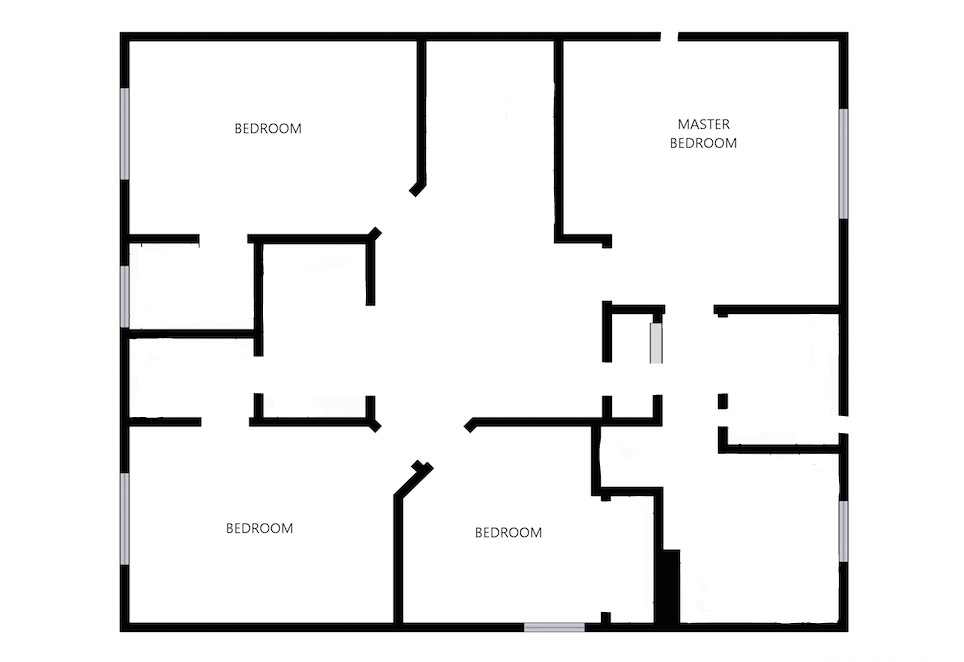
#> input picture 3_Sobel ED/new2.jpg, 964 x 662 px
$ python ED.py   (older library calls are emulated)
#> lines starting #> are read from the running program, lines starting #| are printed output that depends on the picture; after the words box and inside, x2 and y2 are one past the last pixel; in counts of white or black regions, pixels touching at a corner belong together
import cv2
import numpy as np
from matplotlib import pyplot as plt

img = cv2.imread('new2.jpg',0)
#> img: shape (662, 964); min 0, max 255, mean 237.1

#laplacian = cv2.Laplacian(img,cv2.CV_64F)
sobelx = cv2.Sobel(img,cv2.CV_64F,1,0,ksize=5)
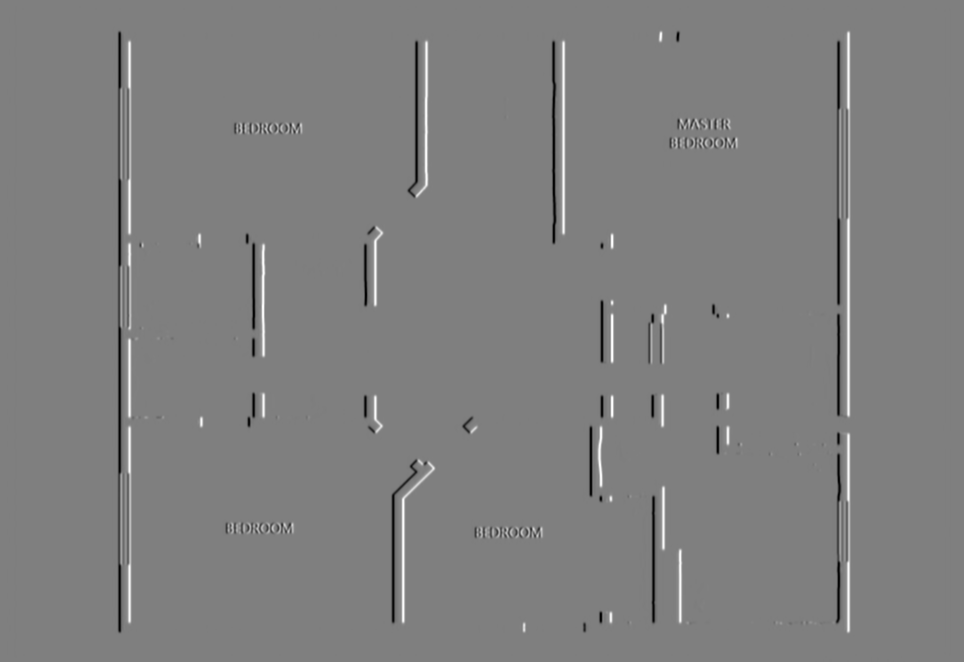
#> sobelx: shape (662, 964) float64; min -12186, max 12234, mean 0; drawn with min black and max white
sobely = cv2.Sobel(img,cv2.CV_64F,0,1,ksize=5)
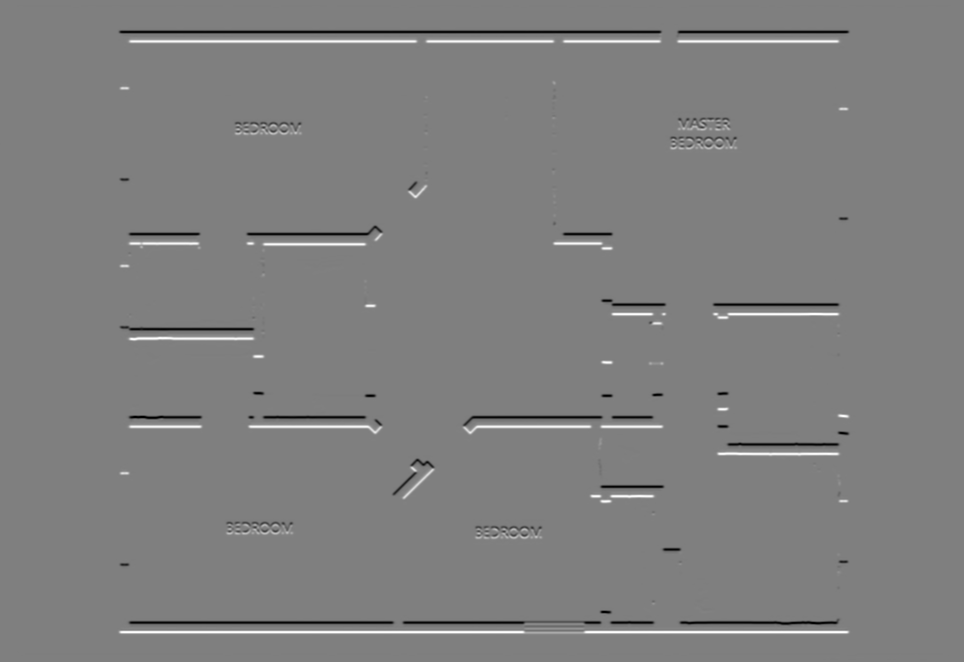
#> sobely: shape (662, 964) float64; min -12228, max 12240, mean 0; drawn with min black and max white

# [10 lines of commented-out code are left out]
cv2.imshow('sobelx',sobelx)
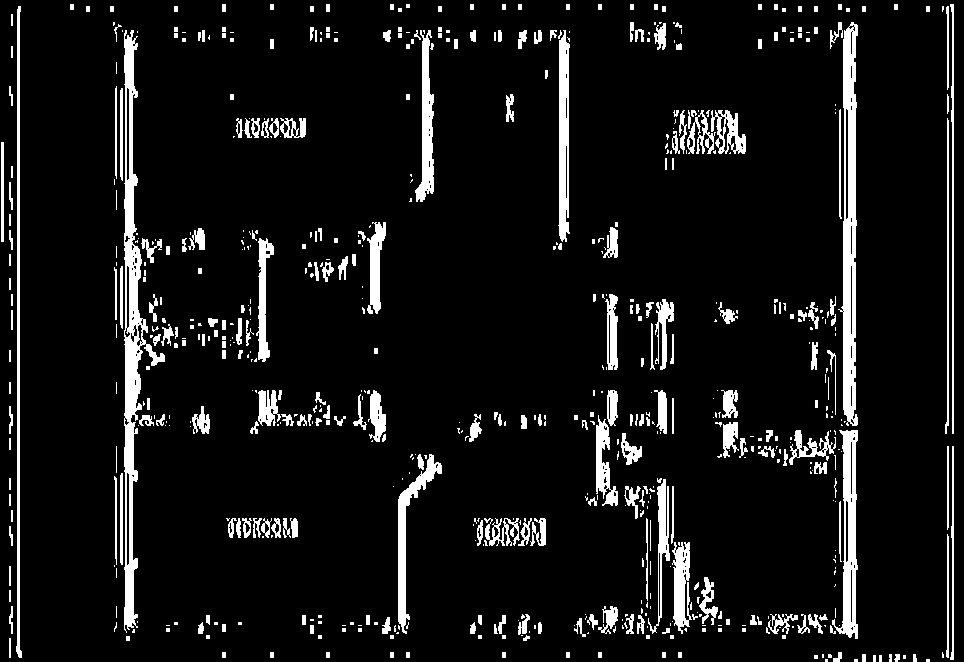
#> window 'sobelx': shape (662, 964); 8.4% white; 660 white regions (359 under 20 px), largest, box (x1, y1, x2, y2) and area: (124, 30, 165, 633) 6116, (838, 22, 858, 426) 4587, (832, 430, 858, 639) 2496
cv2.imshow('sobely',sobely)
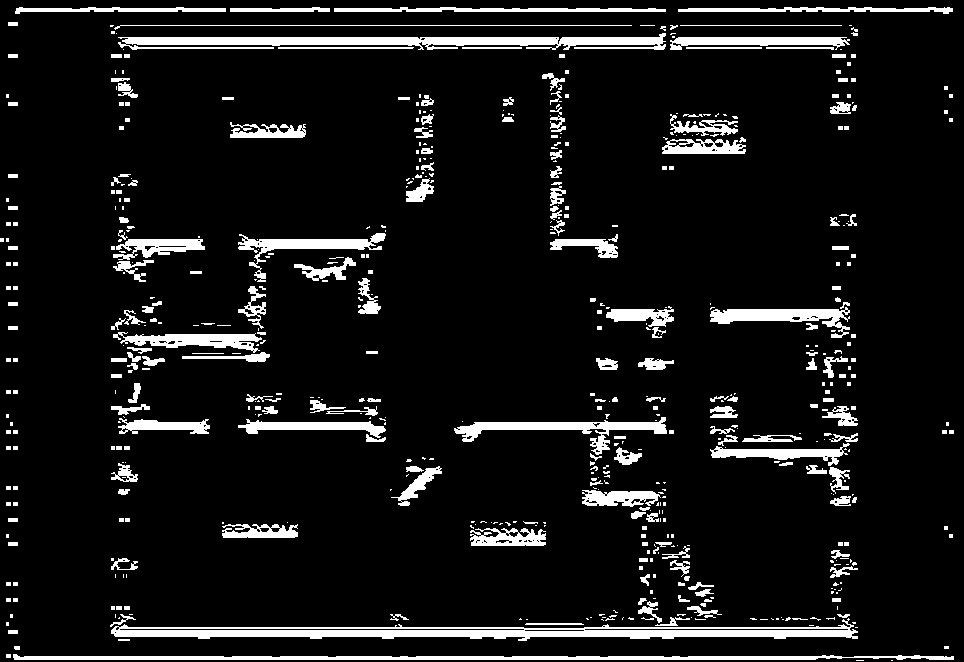
#> window 'sobely': shape (662, 964); 8.9% white; 576 white regions (325 under 20 px), largest, box (x1, y1, x2, y2) and area: (111, 618, 858, 641) 6962, (118, 33, 666, 50) 5047, (13, 654, 954, 660) 3508
if cv2.waitKey(0) & 0xff == 27:
#> (key Esc is pressed here)
    cv2.destroyAllWindows()
